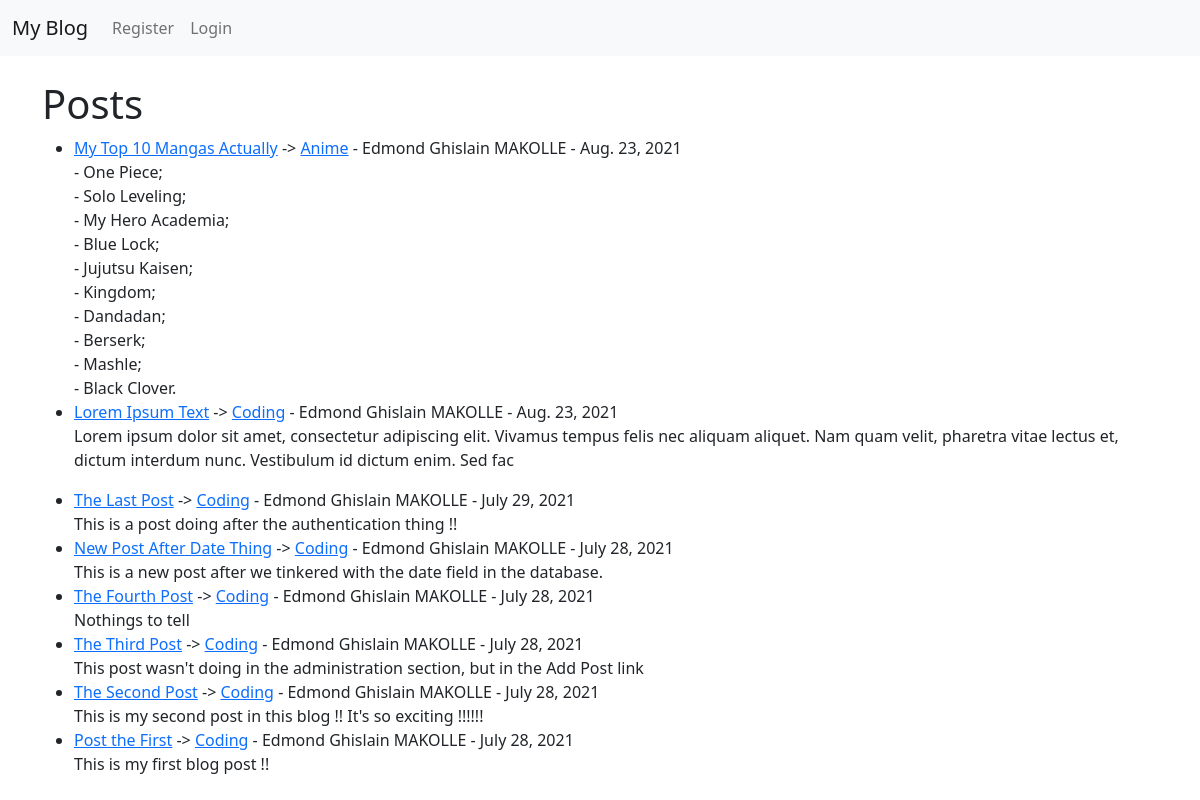
Before: / with the older database file.
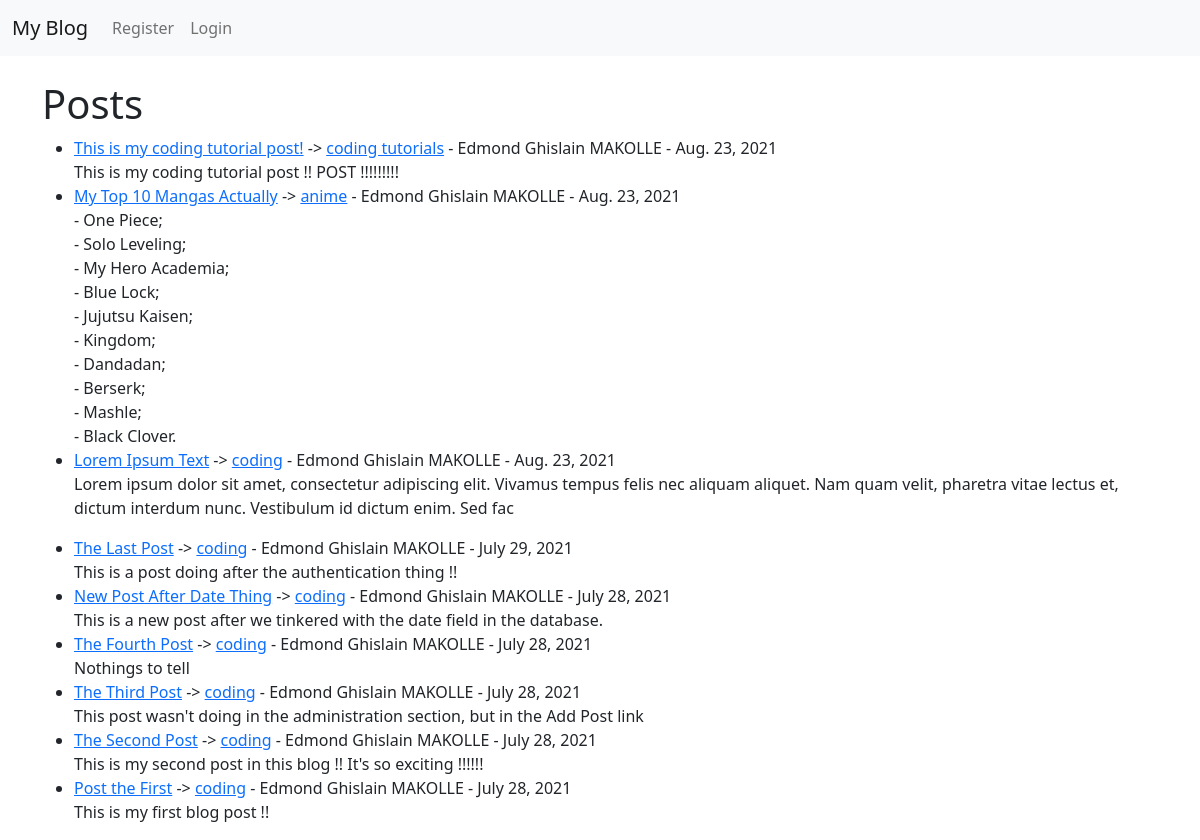
After: the same page with the newer database file.
### theblog/models.py (models this page shows, shortened)
class Post (models.Model):
    title = models.CharField(max_length=255)
    author = models.ForeignKey(User, on_delete=models.CASCADE)
    body = models.TextField()
    post_date = models.DateField(auto_now_add=True)
    category = models.CharField(max_length=255, default='Coding')

### theblog/views.py (the view)
# urls.py: path('', HomeView.as_view(), name="home"),
class HomeView(ListView):
    model = Post
    template_name = 'home.html'
    ordering = ['-id']  # Permet d'ordonner les Postes, ici c'est du plus recent au plus ancien

### theblog/templates/home.html (shortened to what this page needs)
{% extends 'base.html' %}
{% block content %}
    <h1>Posts</h1>
    <ul>
        {% for post in object_list %}
            <li>
                <a href="{% url 'article-detail' post.pk %}">{{ post.title}}</a> ->
                <a href="{% url 'category' post.category|slugify %}">{{ post.category}}</a> -
                {{ post.author.first_name }} {{ post.author.last_name }} -
                {{ post.post_date }}
                <br>
                {{ post.body | slice:":200" | safe }}  {% comment %} Le slice permet de determiner le nombre de lettre a afficher {% endcomment %}
                <br>
            </li>
        {% endfor %}
    </ul>
{% endblock %}

### theblog/templates/base.html (shortened to what this page needs)
<!doctype html>
<html lang="en">
    <head>
        <link href="https://cdn.jsdelivr.net/npm/bootstrap@5.0.2/dist/css/bootstrap.min.css" rel="stylesheet">
    </head>
    <body>
        <nav class="navbar navbar-expand-lg navbar-light bg-light">
            <div class="container-fluid">
                <a class="navbar-brand" href="{% url 'home' %}">My Blog</a>
                <div class="collapse navbar-collapse" id="navbarSupportedContent">
                    <ul class="navbar-nav me-auto mb-2 mb-lg-0">
                        {% if user.is_authenticated %}
                            <li class="nav-item">
                                <a class="nav-link" href="{% url 'add-post' %}">Add Post</a>
                            </li>
                            <li class="nav-item">
                                <a class="nav-link" href="{% url 'add-category' %}">Add Category</a>
                            </li>
                            <li class="nav-item">
                                <a class="nav-link" href="{% url 'logout' %}">Logout</a>
                            </li>
                        {% else %}
                            <li class="nav-item">
                                <a class="nav-link" href="{% url 'register' %}">Register</a>
                            </li>
                            <li class="nav-item">
                                <a class="nav-link" href="{% url 'login' %}">Login</a>
                            </li>
                        {% endif %}
                    </ul>
                </div>
            </div>
        </nav>
        <br>
        <div class="container">
            {% block content %}
            {% endblock %}
        </div>
    </body>
</html>

Changed rows visible on the page:
added Post: title "This is my coding tutorial post!", category "coding tutorials", author.first_name "Edmond Ghislain", author.last_name "MAKOLLE", post_date "Aug. 23, 2021", body "This is my coding tutorial post !! POST !!!!!!!!!"
changed Post "My Top 10 Mangas Actually": category "Anime" → "anime"
changed Post "Lorem Ipsum Text": category "Coding" → "coding"
changed Post "The Last Post": category "Coding" → "coding"
changed Post "New Post After Date Thing": category "Coding" → "coding"
changed Post "The Fourth Post": category "Coding" → "coding"
changed Post "The Third Post": category "Coding" → "coding"
changed Post "The Second Post": category "Coding" → "coding"
changed Post "Post the First": category "Coding" → "coding"
